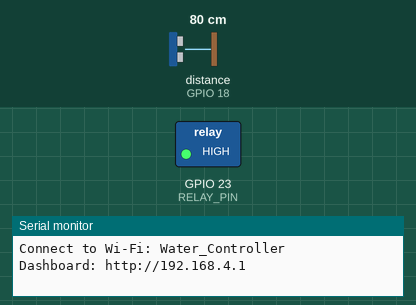
A sketch run on a simulated ESP32. On the bench: switched loads named in the sketch (green lamp = pin HIGH), the last lines printed to the serial monitor. Wiring (inferred from the names in the program): ultrasonic range finder: trigger GPIO 5; echo GPIO 18. Inputs (shaded band) come from the test bench; at power-on: distance to the obstacle (sensor on GPIO 18) 80 cm. The echo pulse lasts 58.3 µs per cm; pins used as bus, display or sensor lines are not drawn.

Above: at 1.2 s.
1.3 s: distance to the obstacle (sensor on GPIO 18) set to 87 cm
At 2.7 s:
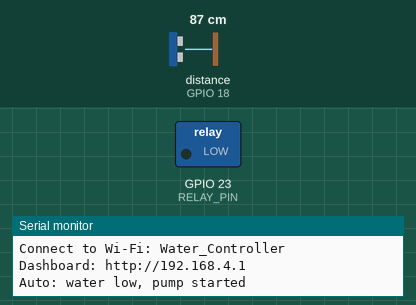
3.0 s: distance to the obstacle (sensor on GPIO 18) set to 20 cm
4.5 s: distance to the obstacle (sensor on GPIO 18) set to 16 cm
At 4.9 s:
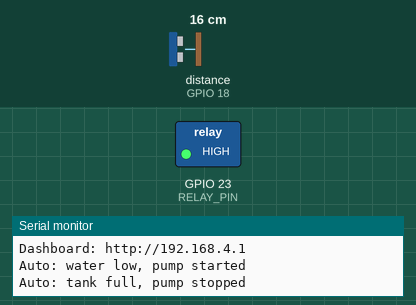
6.0 s: distance to the obstacle (sensor on GPIO 18) set to 120 cm
At 7.2 s:
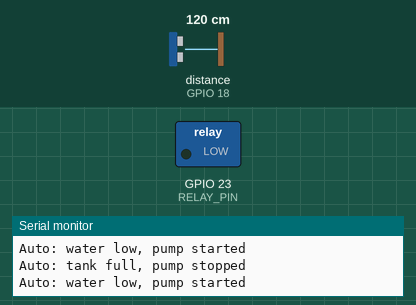
7.5 s: distance to the obstacle (sensor on GPIO 18) set to 2 cm
At 8.3 s:
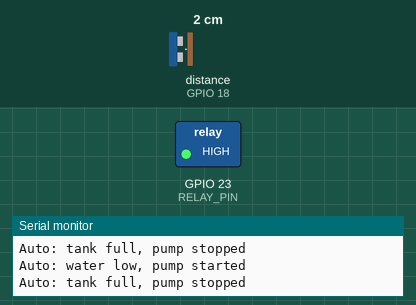
Timing chart, 0 to 10.0 s (numbered marks = the images above; inputs shaded):
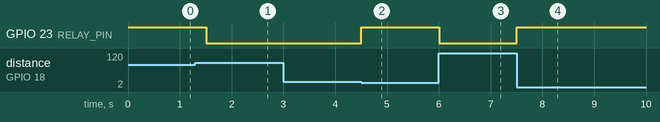

Measured:
- the behaviour switches between 82 and 83 cm on distance to the obstacle (sensor on GPIO 18) (found by bisection; images 0 and 1)
- the behaviour switches between 19 and 18 cm on distance to the obstacle (sensor on GPIO 18) (found by bisection; images 1 and 2)
- after the input at 1.3 s, GPIO 23 (RELAY_PIN): HIGH → LOW after 0.21 s
- after the input at 3.0 s, every drawn part: stays the same
- after the input at 4.5 s, GPIO 23 (RELAY_PIN): LOW → HIGH at once
- after the input at 6.0 s, GPIO 23 (RELAY_PIN): HIGH → LOW at once
- after the input at 7.5 s, GPIO 23 (RELAY_PIN): LOW → HIGH at once

The sketch:

water_level_monitor.ino
```cpp
#include <WiFi.h>
#include <WebServer.h>

// ---------------- Wi-Fi Access Point ----------------
const char *ssid = "Water_Controller";
const char *password = "12345678"; // Change before deployment (minimum 8 characters)

// ---------------- Hardware ----------------
constexpr uint8_t TRIG_PIN = 5;
constexpr uint8_t ECHO_PIN = 18;
constexpr uint8_t RELAY_PIN = 23;
constexpr bool RELAY_ACTIVE_LOW = true;

// ---------------- Tank calibration ----------------
constexpr float TANK_DEPTH_CM = 100.0f; // Sensor to tank bottom when empty
constexpr float FULL_LEVEL_DISTANCE_CM = 10.0f; // Sensor to water at 100%

// The pump starts at/below this level and stops at/above this level.
constexpr float PUMP_START_LEVEL = 20.0f;
constexpr float PUMP_STOP_LEVEL = 90.0f;

constexpr unsigned long SENSOR_INTERVAL_MS = 1500;
constexpr unsigned long ECHO_TIMEOUT_US = 30000;

WebServer server(80);

bool autoMode = true;
bool pumpState = false;
bool sensorValid = false;
float distanceCM = 0.0f;
float waterLevelPercent = 0.0f;
unsigned long lastSensorRead = 0;

void setPump(bool on) {
  pumpState = on;
  pinMode(RELAY_PIN, OUTPUT);
  const bool relayLevel = RELAY_ACTIVE_LOW ? !on : on;
  digitalWrite(RELAY_PIN, relayLevel ? HIGH : LOW);
}

bool readUltrasonic() {
  digitalWrite(TRIG_PIN, LOW);
  delayMicroseconds(2);
  digitalWrite(TRIG_PIN, HIGH);
  delayMicroseconds(10);
  digitalWrite(TRIG_PIN, LOW);

  const unsigned long duration = pulseIn(ECHO_PIN, HIGH, ECHO_TIMEOUT_US);
  if (duration == 0) {
    sensorValid = false;
    return false;
  }

  const float measuredDistance = (duration * 0.0343f) / 2.0f;
  if (measuredDistance < 2.0f || measuredDistance > TANK_DEPTH_CM + 20.0f) {
    sensorValid = false;
    return false;
  }

  distanceCM = measuredDistance;
  const float usableHeight = TANK_DEPTH_CM - FULL_LEVEL_DISTANCE_CM;
  const float waterHeight = TANK_DEPTH_CM - distanceCM;
  waterLevelPercent = (waterHeight / usableHeight) * 100.0f;
  waterLevelPercent = constrain(waterLevelPercent, 0.0f, 100.0f);
  sensorValid = true;
  return true;
}

String jsonData() {
  String json = "{\"valid\":" + String(sensorValid ? "true" : "false");
  json += ",\"distance\":" + String(distanceCM, 1);
  json += ",\"level\":" + String(waterLevelPercent, 1);
  json += ",\"pump\":" + String(pumpState ? "true" : "false");
  json += ",\"auto\":" + String(autoMode ? "true" : "false") + "}";
  return json;
}

const char HTML_PAGE[] PROGMEM = R"rawliteral(
<!doctype html><html><head><meta name="viewport" content="width=device-width,initial-scale=1">
<title>Water Monitor</title><style>
body{font-family:Arial;text-align:center;background:#f4f7f6;margin:20px;color:#253238}.card{max-width:390px;margin:auto;background:#fff;padding:22px;border-radius:14px;box-shadow:0 4px 12px #0002}.level{font-size:44px;font-weight:bold;color:#078ca3;margin:12px}.status{font-weight:bold}.btn{border:0;border-radius:7px;color:#fff;padding:12px 20px;margin:6px;font-size:16px;cursor:pointer}.blue{background:#087dcc}.green{background:#209447}.red{background:#d93645}.muted{color:#777}
</style></head><body><div class="card"><h2>Water Monitor</h2><div id="level" class="level">-- %</div><p>Distance: <span id="distance">--</span> cm</p><p>Mode: <span id="mode" class="status">--</span></p><p>Pump: <span id="pump" class="status">--</span></p><p id="sensor" class="muted">Waiting for sensor...</p><hr><button class="btn blue" onclick="toggleMode()">Switch Mode</button><div id="controls"></div></div>
<script>
async function update(){try{const r=await fetch('/api/status');const d=await r.json();document.querySelector('#level').textContent=d.valid?Math.round(d.level)+' %':'-- %';document.querySelector('#distance').textContent=d.valid?d.distance.toFixed(1):'--';document.querySelector('#mode').textContent=d.auto?'AUTOMATIC':'MANUAL';document.querySelector('#pump').textContent=d.pump?'RUNNING':'STOPPED';document.querySelector('#sensor').textContent=d.valid?'Sensor OK':'Sensor reading unavailable';document.querySelector('#controls').innerHTML=d.auto?'<p class="muted">Manual controls are disabled in automatic mode.</p>':`<button class="btn green" onclick="pump(1)">Turn Pump ON</button><button class="btn red" onclick="pump(0)">Turn Pump OFF</button>`}catch(e){document.querySelector('#sensor').textContent='Connection error'}}
function pump(on){fetch('/api/pump?state='+(on?'on':'off')).then(update)} function toggleMode(){fetch('/api/mode').then(update)} update();setInterval(update,2000);
</script></body></html>)rawliteral";

void handleRoot() { server.send(200, "text/html", HTML_PAGE); }
void handleStatus() { server.send(200, "application/json", jsonData()); }
void handleMode() { autoMode = !autoMode; if (autoMode) setPump(false); server.send(200, "text/plain", "OK"); }
void handlePump() {
  if (!autoMode && server.hasArg("state")) {
    const String state = server.arg("state");
    if (state == "on") setPump(true);
    else if (state == "off") setPump(false);
  }
  server.send(200, "text/plain", "OK");
}

void setup() {
  Serial.begin(115200);
  pinMode(TRIG_PIN, OUTPUT);
  pinMode(ECHO_PIN, INPUT);
  setPump(false); // Safe startup state

  WiFi.mode(WIFI_AP);
  WiFi.softAP(ssid, password);
  Serial.print("Connect to Wi-Fi: "); Serial.println(ssid);
  Serial.print("Dashboard: http://"); Serial.println(WiFi.softAPIP());

  server.on("/", handleRoot);
  server.on("/api/status", handleStatus);
  server.on("/api/mode", handleMode);
  server.on("/api/pump", handlePump);
  server.begin();
}

void loop() {
  server.handleClient();
  const unsigned long now = millis();
  if (now - lastSensorRead >= SENSOR_INTERVAL_MS) {
    lastSensorRead = now;
    const bool readingOK = readUltrasonic();
    if (autoMode && readingOK) {
      if (waterLevelPercent <= PUMP_START_LEVEL && !pumpState) {
        setPump(true);
        Serial.println("Auto: water low, pump started");
      } else if (waterLevelPercent >= PUMP_STOP_LEVEL && pumpState) {
        setPump(false);
        Serial.println("Auto: tank full, pump stopped");
      }
    }
    if (!readingOK) Serial.println("Warning: ultrasonic reading unavailable");
  }
}
```
